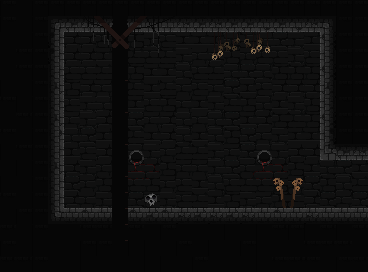

Tiled map render using the project's own tile images. Description and the whole map definition, tile-layer contents included, below:
An orthogonal 23x17 tile map with 16x16 px tiles, 4 tile layers (Background, Platforms, BackDeco, FrontDeco).

<map version="1.10" tiledversion="1.11.2" orientation="orthogonal" renderorder="right-down" width="23" height="17" tilewidth="16" tileheight="16" infinite="0" nextlayerid="5" nextobjectid="1">
 <tileset firstgid="1" source="Castle Of Bones.tsx" />
 <layer id="2" name="Background" width="23" height="17">
  <data encoding="csv">
747,709,708,708,747,667,748,749,669,709,709,668,707,748,667,707,669,667,707,707,709,707,749,
747,747,749,749,709,709,748,747,669,709,667,708,669,708,668,748,669,669,709,707,668,667,708,
668,667,748,748,709,709,748,669,749,669,748,708,708,708,668,747,669,667,669,708,669,748,708,
709,747,668,707,709,709,708,748,747,748,747,669,707,709,749,707,748,748,669,748,749,748,749,
748,708,747,708,748,748,747,748,749,708,708,668,748,747,668,667,668,749,749,749,749,709,707,
667,747,668,668,749,709,707,749,747,708,747,707,748,707,667,708,748,709,709,709,668,669,749,
668,747,747,669,748,669,668,747,708,748,749,707,708,669,747,749,668,708,669,749,749,747,748,
668,708,747,708,707,669,709,707,667,707,709,668,707,668,667,708,709,749,747,749,747,749,708,
747,707,748,707,668,667,708,709,747,708,709,668,708,668,749,667,707,669,708,708,747,748,708,
707,747,749,668,708,748,709,351,352,353,707,747,747,669,707,351,352,353,709,709,709,708,708,
709,668,667,748,709,669,707,391,392,393,749,707,707,669,667,391,392,393,749,708,668,667,708,
708,748,667,668,667,707,749,431,432,433,707,748,708,668,748,431,432,433,707,667,749,668,747,
748,707,748,668,709,707,669,748,667,748,669,748,747,708,749,669,707,749,747,709,667,707,667,
708,709,749,747,668,708,749,707,747,747,748,747,749,747,749,749,707,707,669,709,667,707,709,
708,748,748,668,749,748,667,747,669,749,667,708,668,707,747,709,669,747,707,669,669,669,709,
667,669,748,747,747,709,748,707,708,709,709,709,748,708,747,709,747,669,667,747,748,669,667,
748,668,749,668,708,707,669,668,748,748,708,707,708,669,749,708,669,747,749,708,747,747,668
</data>
 </layer>
 <layer id="1" name="Platforms" width="23" height="17">
  <data encoding="csv">
219,300,219,219,219,219,219,219,219,219,219,219,219,219,219,219,219,219,219,219,219,219,219,
219,301,219,2684354790,379,382,382,379,379,380,380,382,379,382,379,379,381,379,381,382,3221225702,219,219,
301,301,219,343,0,0,0,0,0,0,0,0,0,0,0,0,0,0,0,0,218,219,219,
301,220,219,343,0,0,0,0,0,0,0,0,0,0,0,0,0,0,0,0,258,219,219,
261,220,219,263,0,0,0,0,0,0,0,0,0,0,0,0,0,0,0,0,218,219,219,
299,261,219,303,0,0,0,0,0,0,0,0,0,0,0,0,0,0,0,0,298,219,219,
220,259,219,263,0,0,0,0,0,0,0,0,0,0,0,0,0,0,0,0,258,219,219,
260,221,219,303,0,0,0,0,0,0,0,0,0,0,0,0,0,0,0,0,218,219,219,
220,261,219,223,0,0,0,0,0,0,0,0,0,0,0,0,0,0,0,0,338,219,219,
259,220,219,263,0,0,0,0,0,0,0,0,0,0,0,0,0,0,0,0,266,379,382,
301,299,219,303,0,0,0,0,0,0,0,0,0,0,0,0,0,0,0,0,0,0,0,
299,260,219,263,0,0,0,0,0,0,0,0,0,0,0,0,0,0,0,0,0,0,0,
220,301,219,263,0,0,0,0,0,0,0,0,0,0,0,0,0,0,0,0,0,0,0,
261,219,219,230,181,180,181,179,180,182,180,179,182,179,182,179,181,180,181,179,181,181,181,
221,301,219,301,260,220,221,259,221,301,219,301,260,301,259,261,299,221,219,259,221,259,221,
219,260,259,261,301,219,219,221,299,259,301,219,260,259,301,219,259,261,301,220,221,221,301,
221,221,219,300,300,259,300,299,261,259,299,260,219,301,261,300,299,220,221,220,260,219,221
</data>
 </layer>
 <layer id="4" name="BackDeco" width="23" height="17">
  <data encoding="csv">
0,0,0,0,0,0,0,0,0,0,0,0,0,0,0,0,0,0,0,0,0,0,0,
0,0,0,0,0,0,0,0,0,0,0,0,0,0,0,0,0,0,0,0,0,0,0,
0,0,0,0,0,0,0,0,0,0,0,0,0,0,0,0,0,0,0,0,0,0,0,
0,0,0,0,0,0,0,0,0,0,0,0,0,0,0,0,0,0,0,0,0,0,0,
0,0,0,0,0,0,0,0,0,0,0,0,0,0,0,0,0,0,0,0,0,0,0,
0,0,0,0,0,0,0,0,0,0,0,0,0,0,0,0,0,0,0,0,0,0,0,
0,0,0,0,0,0,0,0,0,0,0,0,0,0,0,0,0,0,0,0,0,0,0,
0,0,0,0,0,0,0,0,0,0,0,0,0,0,0,0,0,0,0,0,0,0,0,
0,0,0,0,0,0,0,0,0,0,0,0,0,0,0,0,0,0,0,0,0,0,0,
0,0,0,0,0,0,0,0,0,0,0,0,0,0,0,0,0,0,0,0,0,0,0,
0,0,0,0,0,0,0,0,0,0,0,0,0,0,0,0,0,0,0,0,0,0,0,
0,0,0,0,0,0,0,0,0,0,0,0,0,0,0,0,0,281,282,0,0,0,0,
0,0,0,0,0,0,0,0,0,142,0,0,0,0,0,0,0,321,322,0,0,0,0,
0,0,0,0,0,0,0,0,0,0,0,0,0,0,0,0,0,0,0,0,0,0,0,
0,0,0,0,0,0,0,0,0,0,0,0,0,0,0,0,0,0,0,0,0,0,0,
0,0,0,0,0,0,0,0,0,0,0,0,0,0,0,0,0,0,0,0,0,0,0,
0,0,0,0,0,0,0,0,0,0,0,0,0,0,0,0,0,0,0,0,0,0,0
</data>
 </layer>
 <layer id="3" name="FrontDeco" width="23" height="17">
  <data encoding="csv">
0,0,0,0,0,0,0,0,0,0,0,0,0,0,0,0,0,0,0,0,0,0,0,
0,0,0,0,0,655,656,657,658,659,660,0,0,0,0,0,0,0,0,0,0,0,0,
0,0,0,0,0,695,696,697,698,699,700,0,0,869,870,871,872,0,0,0,0,0,0,
0,0,0,0,0,735,736,737,738,739,740,0,0,909,910,911,912,0,0,0,0,0,0,
0,0,0,0,0,775,776,777,778,779,420,0,0,0,0,0,0,0,0,0,0,0,0,
0,0,0,0,0,0,984,737,986,987,460,0,0,0,0,0,0,0,0,0,0,0,0,
0,0,0,0,0,0,0,777,0,0,0,0,0,0,0,0,0,0,0,0,0,0,0,
0,0,0,0,0,0,0,737,0,0,0,0,0,0,0,0,0,0,0,0,0,0,0,
0,0,0,0,0,0,0,777,0,0,0,0,0,0,0,0,0,0,0,0,0,0,0,
0,0,0,0,0,0,0,737,0,0,0,0,0,0,0,0,0,0,0,0,0,0,0,
0,0,0,0,0,0,0,777,0,0,0,0,0,0,0,0,0,0,0,0,0,0,0,
0,0,0,0,0,0,0,737,0,0,0,0,0,0,0,0,0,0,0,0,0,0,0,
0,0,0,0,0,0,0,737,0,0,0,0,0,0,0,0,0,0,0,0,0,0,0,
0,0,0,0,0,0,0,737,0,0,0,0,0,0,0,0,0,0,0,0,0,0,0,
0,0,0,0,0,0,0,737,0,0,0,0,0,0,0,0,0,0,0,0,0,0,0,
0,0,0,0,0,0,0,737,0,0,0,0,0,0,0,0,0,0,0,0,0,0,0,
0,0,0,0,0,0,0,777,0,0,0,0,0,0,0,0,0,0,0,0,0,0,0
</data>
 </layer>
</map>
